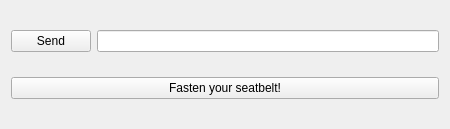
<?xml version="1.0" encoding="UTF-8"?>
<ui version="4.0">
 <class>Widget</class>
 <widget class="QWidget" name="Widget">
  <property name="geometry">
   <rect>
    <x>0</x>
    <y>0</y>
    <width>450</width>
    <height>129</height>
   </rect>
  </property>
  <property name="windowTitle">
   <string>Widget</string>
  </property>
  <layout class="QGridLayout" name="gridLayout">
   <item row="0" column="0">
    <layout class="QHBoxLayout" name="horizontalLayout">
     <item>
      <widget class="QPushButton" name="pushButton">
       <property name="text">
        <string>Send</string>
       </property>
      </widget>
     </item>
     <item>
      <widget class="QLineEdit" name="lineEditm"/>
     </item>
    </layout>
   </item>
   <item row="1" column="0">
    <widget class="QPushButton" name="pushButton_2">
     <property name="text">
      <string>Fasten your seatbelt!</string>
     </property>
    </widget>
   </item>
  </layout>
 </widget>
 <resources/>
 <connections/>
</ui>
